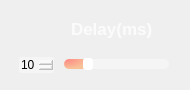
                  <widget class="QFrame" name="Delay_QF_cam">
                   <property name="minimumSize">
                    <size>
                     <width>190</width>
                     <height>90</height>
                    </size>
                   </property>
                   <property name="maximumSize">
                    <size>
                     <width>190</width>
                     <height>90</height>
                    </size>
                   </property>
                   <property name="styleSheet">
                    <string notr="true">QFrame#Delay_QF_cam{
border:2px solid rgba(255, 255, 255, 70);
border-radius:15px;
}</string>
                   </property>
                   <layout class="QVBoxLayout" name="verticalLayout_35">
                    <item>
                     <widget class="QPushButton" name="ToggleBotton_8">
                      <property name="sizePolicy">
                       <sizepolicy hsizetype="Expanding" vsizetype="Fixed">
                        <horstretch>0</horstretch>
                        <verstretch>0</verstretch>
                       </sizepolicy>
                      </property>
                      <property name="minimumSize">
                       <size>
                        <width>0</width>
                        <height>30</height>
                       </size>
                      </property>
                      <property name="maximumSize">
                       <size>
                        <width>16777215</width>
                        <height>30</height>
                       </size>
                      </property>
                      <property name="font">
                       <font>
                        <family>Nirmala UI</family>
                        <pointsize>13</pointsize>
                        <italic>false</italic>
                        <bold>true</bold>
                       </font>
                      </property>
                      <property name="cursor">
                       <cursorShape>ArrowCursor</cursorShape>
                      </property>
                      <property name="mouseTracking">
                       <bool>true</bool>
                      </property>
                      <property name="focusPolicy">
                       <enum>Qt::FocusPolicy::StrongFocus</enum>
                      </property>
                      <property name="contextMenuPolicy">
                       <enum>Qt::ContextMenuPolicy::DefaultContextMenu</enum>
                      </property>
                      <property name="layoutDirection">
                       <enum>Qt::LayoutDirection::LeftToRight</enum>
                      </property>
                      <property name="autoFillBackground">
                       <bool>false</bool>
                      </property>
                      <property name="styleSheet">
                       <string notr="true">QPushButton{
background-image: url(:/all/img/delay.png);
background-repeat: no-repeat;
background-position: left center;
border: none;
border-left: 20px solid transparent;

text-align: left;
padding-left: 40px;
padding-bottom: 2px;
color: rgba(255, 255, 255, 199);
font: 700 13pt &quot;Nirmala UI&quot;;
}</string>
                      </property>
                      <property name="text">
                       <string>Delay(ms)</string>
                      </property>
                      <property name="icon">
                       <iconset theme="zoom-out"/>
                      </property>
                      <property name="autoDefault">
                       <bool>false</bool>
                      </property>
                      <property name="default">
                       <bool>false</bool>
                      </property>
                      <property name="flat">
                       <bool>false</bool>
                      </property>
                     </widget>
                    </item>
                    <item>
                     <widget class="QFrame" name="frame_6">
                      <property name="sizePolicy">
                       <sizepolicy hsizetype="Preferred" vsizetype="Preferred">
                        <horstretch>0</horstretch>
                        <verstretch>0</verstretch>
                       </sizepolicy>
                      </property>
                      <property name="minimumSize">
                       <size>
                        <width>0</width>
                        <height>20</height>
                       </size>
                      </property>
                      <property name="maximumSize">
                       <size>
                        <width>16777215</width>
                        <height>20</height>
                       </size>
                      </property>
                      <layout class="QHBoxLayout" name="horizontalLayout_23">
                       <property name="spacing">
                        <number>10</number>
                       </property>
                       <property name="leftMargin">
                        <number>8</number>
                       </property>
                       <property name="topMargin">
                        <number>0</number>
                       </property>
                       <property name="rightMargin">
                        <number>10</number>
                       </property>
                       <property name="bottomMargin">
                        <number>0</number>
                       </property>
                       <item>
                        <widget class="QSpinBox" name="speed_spinbox_cam">
                         <property name="styleSheet">
                          <string notr="true">QSpinBox {
border: 0px solid lightgray;
border-radius: 2px;
background-color: rgba(255,255,255,90);
font: 600 9pt &quot;Segoe UI&quot;;
}
        
QSpinBox::up-button {
width: 10px;
height: 9px;
margin: 0px 3px 0px 0px;
border-image: url(:/all/img/box_up.png);
}
QSpinBox::up-button:pressed {
margin-top: 1px;
}
            
QSpinBox::down-button {
width: 10px;
height: 9px;
margin: 0px 3px 0px 0px;
border-image: url(:/all/img/box_down.png);
}
QSpinBox::down-button:pressed {
margin-bottom: 1px;
}</string>
                         </property>
                         <property name="maximum">
                          <number>50</number>
                         </property>
                         <property name="value">
                          <number>10</number>
                         </property>
                        </widget>
                       </item>
                       <item>
                        <widget class="QSlider" name="speed_slider_cam">
                         <property name="cursor">
                          <cursorShape>PointingHandCursor</cursorShape>
                         </property>
                         <property name="styleSheet">
                          <string notr="true">QSlider::groove:horizontal {
border: none;
height: 10px;
background-color: rgba(255,255,255,90);
border-radius: 5px;
}

QSlider::handle:horizontal {
width: 10px;
margin: -1px 0px -1px 0px;
border-radius: 3px;
background-color: white;
}

QSlider::sub-page:horizontal {
background-color: qradialgradient(cx:0, cy:0, radius:1, fx:0.1, fy:0.1, stop:0 rgb(253, 139, 133),  stop:1 rgb(248, 194, 152));
border-radius: 5px;
}</string>
                         </property>
                         <property name="maximum">
                          <number>50</number>
                         </property>
                         <property name="value">
                          <number>10</number>
                         </property>
                         <property name="orientation">
                          <enum>Qt::Orientation::Horizontal</enum>
                         </property>
                        </widget>
                       </item>
                      </layout>
                     </widget>
                    </item>
                   </layout>
                  </widget>
